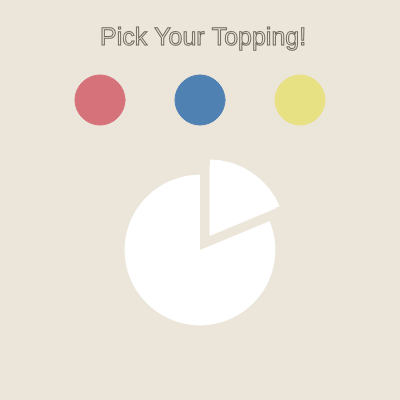
Frame 1 (no input)
Frame 60 (no input): identical to frame 1, image omitted
Frame 120 (the mouse pressed at the canvas centre since frame 60): identical to frame 1, image omitted

The p5.js sketch that drew this single still picture (run headless with seeded random() and noise() and a simulated clock; from frame 60 on, the mouse is pressed at the canvas centre):

// p5.js sketch
// ── sketch.js
let strawberry = [214, 114, 122];
let blueberry = [79, 129, 179];
let lemon = [232, 225, 132];
let balls = [];

function setup() {
  createCanvas(400, 400);
  for (w = 0; w < 20; w ++){
    let x = random(0, width);
    let y = random(0, height);
    balls[w] = new Ball(x, y);
  }
}
 
function draw() {
  background(235, 229, 218);
  stroke(255);
  fill(255);
  
  //Big Slice
  arc(200, 250, 150, 150, (15*PI)/8, (3*PI)/2);

  //Small Slice
  triangle(210, 235, 210, 165, 275, 208);
  arc(210, 235, 150, 150, (3*PI/2), (15*PI/8));
  
  //strawberry
  stroke(strawberry);
  fill(strawberry);
  circle(100, 100, 50);
  
  //blueberry
  stroke(blueberry);
  fill(blueberry);
  circle(200, 100, 50);
  
  //lemon
  stroke(lemon);
  fill(lemon);
  circle(300, 100, 50);
  
  textSize(25);
  stroke(112, 106, 93);
  fill(0,0,0,0);
  text('Pick Your Topping!', 100, 45);
  strokeWeight(1);

  if (mouseY > 75 && mouseY < 125 && ((mouseX > 75 && mouseX<125)||(mouseX>175 && mouseX <225)||(mouseX >275 && mouseX <325))) {
    if(mouseX> 75 && mouseX < 125) {
      stroke(strawberry);
      fill(strawberry);
    } else if(mouseX > 175 && mouseX < 225) {
      stroke(blueberry);
      fill(blueberry);
    } else if(mouseX >275 && mouseX <325) {
      stroke(lemon);
      fill(lemon);
    }
    for(x = 0; x < balls.length; x++){
      balls[x].move();
      balls[x].show();
    }
    strokeWeight(1);
    circle(180, 210, 20);
    circle(157, 245, 20);
    circle(175, 287, 20);
    circle(220, 288, 20);
    circle(245, 250, 20);
    circle(237, 195, 20);
  }
}

class Ball{
  constructor(x, y){
    this.x = x;
    this.y = y;
  }

  move(){
    this.x += random(-1, 1);
    this.y += random(-1, 1);
  }

  show(){
    strokeWeight(15);
    point(this.x, this.y);
  }
}
